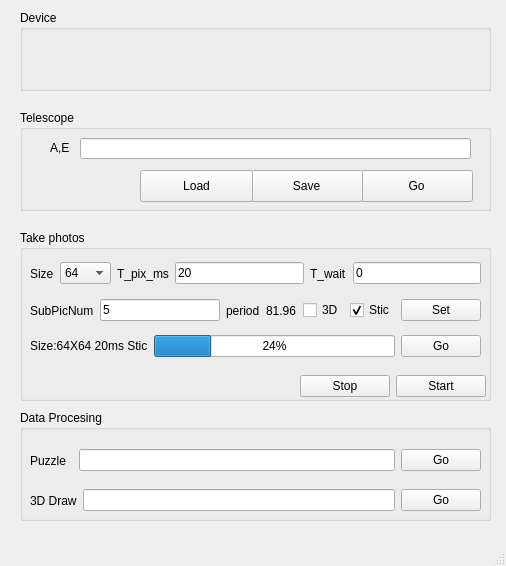
<?xml version="1.0" encoding="UTF-8"?>
<ui version="4.0">
 <class>sainWindow</class>
 <widget class="QMainWindow" name="sainWindow">
  <property name="geometry">
   <rect>
    <x>0</x>
    <y>0</y>
    <width>506</width>
    <height>566</height>
   </rect>
  </property>
  <property name="windowTitle">
   <string>MainWindow</string>
  </property>
  <widget class="QWidget" name="centralwidget">
   <widget class="QGroupBox" name="groupBox">
    <property name="geometry">
     <rect>
      <x>20</x>
      <y>110</y>
      <width>471</width>
      <height>101</height>
     </rect>
    </property>
    <property name="title">
     <string>Telescope</string>
    </property>
    <widget class="QLineEdit" name="TeleAElineEdit">
     <property name="geometry">
      <rect>
       <x>60</x>
       <y>28</y>
       <width>391</width>
       <height>21</height>
      </rect>
     </property>
    </widget>
    <widget class="QLabel" name="label">
     <property name="geometry">
      <rect>
       <x>30</x>
       <y>30</y>
       <width>21</width>
       <height>16</height>
      </rect>
     </property>
     <property name="text">
      <string>A,E</string>
     </property>
    </widget>
    <widget class="QPushButton" name="TeleGo_Button">
     <property name="geometry">
      <rect>
       <x>340</x>
       <y>60</y>
       <width>113</width>
       <height>32</height>
      </rect>
     </property>
     <property name="text">
      <string>Go</string>
     </property>
    </widget>
    <widget class="QPushButton" name="TelsSave_Button">
     <property name="geometry">
      <rect>
       <x>230</x>
       <y>60</y>
       <width>113</width>
       <height>32</height>
      </rect>
     </property>
     <property name="text">
      <string>Save</string>
     </property>
    </widget>
    <widget class="QPushButton" name="TeleLoadButton">
     <property name="geometry">
      <rect>
       <x>120</x>
       <y>60</y>
       <width>113</width>
       <height>32</height>
      </rect>
     </property>
     <property name="text">
      <string>Load</string>
     </property>
    </widget>
   </widget>
   <widget class="QGroupBox" name="groupBox_2">
    <property name="geometry">
     <rect>
      <x>20</x>
      <y>10</y>
      <width>471</width>
      <height>81</height>
     </rect>
    </property>
    <property name="title">
     <string>Device</string>
    </property>
   </widget>
   <widget class="QGroupBox" name="groupBox_3">
    <property name="geometry">
     <rect>
      <x>20</x>
      <y>230</y>
      <width>471</width>
      <height>171</height>
     </rect>
    </property>
    <property name="title">
     <string>Take photos</string>
    </property>
    <widget class="QWidget" name="layoutWidget">
     <property name="geometry">
      <rect>
       <x>10</x>
       <y>30</y>
       <width>451</width>
       <height>27</height>
      </rect>
     </property>
     <layout class="QHBoxLayout" name="horizontalLayout">
      <item>
       <widget class="QLabel" name="label_2">
        <property name="text">
         <string>Size</string>
        </property>
       </widget>
      </item>
      <item>
       <widget class="QComboBox" name="Size_comboBox">
        <item>
         <property name="text">
          <string>64</string>
         </property>
        </item>
        <item>
         <property name="text">
          <string>32</string>
         </property>
        </item>
        <item>
         <property name="text">
          <string>128</string>
         </property>
        </item>
       </widget>
      </item>
      <item>
       <widget class="QLabel" name="label_3">
        <property name="text">
         <string>T_pix_ms</string>
        </property>
       </widget>
      </item>
      <item>
       <widget class="QLineEdit" name="Tpix_lineEdit">
        <property name="text">
         <string>20</string>
        </property>
       </widget>
      </item>
      <item>
       <widget class="QLabel" name="label_4">
        <property name="text">
         <string>T_wait</string>
        </property>
       </widget>
      </item>
      <item>
       <widget class="QLineEdit" name="Twait_lineEdit">
        <property name="text">
         <string>0</string>
        </property>
       </widget>
      </item>
     </layout>
    </widget>
    <widget class="QWidget" name="layoutWidget">
     <property name="geometry">
      <rect>
       <x>10</x>
       <y>60</y>
       <width>451</width>
       <height>41</height>
      </rect>
     </property>
     <layout class="QHBoxLayout" name="horizontalLayout_2">
      <property name="sizeConstraint">
       <enum>QLayout::SetDefaultConstraint</enum>
      </property>
      <item>
       <widget class="QLabel" name="label_5">
        <property name="text">
         <string>SubPicNum</string>
        </property>
       </widget>
      </item>
      <item>
       <widget class="QLineEdit" name="SP_lineEdit">
        <property name="text">
         <string>5</string>
        </property>
       </widget>
      </item>
      <item>
       <widget class="QLabel" name="label_6">
        <property name="text">
         <string>period</string>
        </property>
       </widget>
      </item>
      <item>
       <widget class="QLabel" name="period">
        <property name="autoFillBackground">
         <bool>false</bool>
        </property>
        <property name="text">
         <string>81.96</string>
        </property>
       </widget>
      </item>
      <item>
       <widget class="QCheckBox" name="ThreeD_checkBox">
        <property name="text">
         <string>3D</string>
        </property>
       </widget>
      </item>
      <item>
       <widget class="QCheckBox" name="Stic_checkBox">
        <property name="text">
         <string>Stic</string>
        </property>
        <property name="checked">
         <bool>true</bool>
        </property>
       </widget>
      </item>
      <item>
       <widget class="QPushButton" name="TpSet_Button">
        <property name="text">
         <string>Set</string>
        </property>
       </widget>
      </item>
     </layout>
    </widget>
    <widget class="QWidget" name="layoutWidget">
     <property name="geometry">
      <rect>
       <x>280</x>
       <y>140</y>
       <width>186</width>
       <height>32</height>
      </rect>
     </property>
     <layout class="QHBoxLayout" name="horizontalLayout_6">
      <item>
       <widget class="QPushButton" name="Stop_Button">
        <property name="text">
         <string>Stop</string>
        </property>
       </widget>
      </item>
      <item>
       <widget class="QPushButton" name="Start_Button">
        <property name="text">
         <string>Start</string>
        </property>
       </widget>
      </item>
     </layout>
    </widget>
    <widget class="QWidget" name="layoutWidget">
     <property name="geometry">
      <rect>
       <x>10</x>
       <y>100</y>
       <width>451</width>
       <height>32</height>
      </rect>
     </property>
     <layout class="QHBoxLayout" name="horizontalLayout_3">
      <item>
       <widget class="QLabel" name="SateInfo">
        <property name="autoFillBackground">
         <bool>false</bool>
        </property>
        <property name="text">
         <string>Size:64X64 20ms Stic</string>
        </property>
       </widget>
      </item>
      <item>
       <widget class="QProgressBar" name="progressBar">
        <property name="value">
         <number>24</number>
        </property>
       </widget>
      </item>
      <item>
       <widget class="QPushButton" name="TpGo_Button">
        <property name="text">
         <string>Go</string>
        </property>
       </widget>
      </item>
     </layout>
    </widget>
   </widget>
   <widget class="QGroupBox" name="groupBox_4">
    <property name="geometry">
     <rect>
      <x>20</x>
      <y>410</y>
      <width>471</width>
      <height>111</height>
     </rect>
    </property>
    <property name="title">
     <string>Data Procesing</string>
    </property>
    <widget class="QWidget" name="layoutWidget">
     <property name="geometry">
      <rect>
       <x>10</x>
       <y>70</y>
       <width>451</width>
       <height>41</height>
      </rect>
     </property>
     <layout class="QHBoxLayout" name="horizontalLayout_5">
      <item>
       <widget class="QLabel" name="label_8">
        <property name="text">
         <string>3D Draw</string>
        </property>
       </widget>
      </item>
      <item>
       <widget class="QLineEdit" name="ThreeD_Draw_lineEdit"/>
      </item>
      <item>
       <widget class="QPushButton" name="pushButton_6">
        <property name="text">
         <string>Go</string>
        </property>
       </widget>
      </item>
     </layout>
    </widget>
    <widget class="QWidget" name="layoutWidget">
     <property name="geometry">
      <rect>
       <x>10</x>
       <y>30</y>
       <width>451</width>
       <height>41</height>
      </rect>
     </property>
     <layout class="QHBoxLayout" name="horizontalLayout_4">
      <item>
       <widget class="QLabel" name="label_7">
        <property name="text">
         <string>Puzzle  </string>
        </property>
       </widget>
      </item>
      <item>
       <widget class="QLineEdit" name="Puzzle_lineEdit"/>
      </item>
      <item>
       <widget class="QPushButton" name="pushButton_5">
        <property name="text">
         <string>Go</string>
        </property>
       </widget>
      </item>
     </layout>
    </widget>
   </widget>
  </widget>
  <widget class="QMenuBar" name="menubar">
   <property name="geometry">
    <rect>
     <x>0</x>
     <y>0</y>
     <width>506</width>
     <height>22</height>
    </rect>
   </property>
  </widget>
  <widget class="QStatusBar" name="statusbar"/>
 </widget>
 <resources/>
 <connections>
  <connection>
   <sender>TeleGo_Button</sender>
   <signal>clicked()</signal>
   <receiver>sainWindow</receiver>
   <slot>Telescope_bottonClick()</slot>
   <hints>
    <hint type="sourcelabel">
     <x>410</x>
     <y>211</y>
    </hint>
    <hint type="destinationlabel">
     <x>410</x>
     <y>245</y>
    </hint>
   </hints>
  </connection>
  <connection>
   <sender>TpSet_Button</sender>
   <signal>clicked()</signal>
   <receiver>sainWindow</receiver>
   <slot>Takephotos_Set_bottom()</slot>
   <hints>
    <hint type="sourcelabel">
     <x>460</x>
     <y>336</y>
    </hint>
    <hint type="destinationlabel">
     <x>494</x>
     <y>336</y>
    </hint>
   </hints>
  </connection>
  <connection>
   <sender>TpGo_Button</sender>
   <signal>clicked()</signal>
   <receiver>sainWindow</receiver>
   <slot>Takephoto_Go_botton()</slot>
   <hints>
    <hint type="sourcelabel">
     <x>465</x>
     <y>368</y>
    </hint>
    <hint type="destinationlabel">
     <x>499</x>
     <y>374</y>
    </hint>
   </hints>
  </connection>
  <connection>
   <sender>Stop_Button</sender>
   <signal>clicked()</signal>
   <receiver>sainWindow</receiver>
   <slot>Takephoto_Stop_botton()</slot>
   <hints>
    <hint type="sourcelabel">
     <x>466</x>
     <y>408</y>
    </hint>
    <hint type="destinationlabel">
     <x>498</x>
     <y>421</y>
    </hint>
   </hints>
  </connection>
  <connection>
   <sender>pushButton_5</sender>
   <signal>clicked()</signal>
   <receiver>sainWindow</receiver>
   <slot>Process_Go1_botton()</slot>
   <hints>
    <hint type="sourcelabel">
     <x>466</x>
     <y>482</y>
    </hint>
    <hint type="destinationlabel">
     <x>497</x>
     <y>480</y>
    </hint>
   </hints>
  </connection>
  <connection>
   <sender>pushButton_6</sender>
   <signal>clicked()</signal>
   <receiver>sainWindow</receiver>
   <slot>Process_Go2_botton()</slot>
   <hints>
    <hint type="sourcelabel">
     <x>472</x>
     <y>527</y>
    </hint>
    <hint type="destinationlabel">
     <x>497</x>
     <y>527</y>
    </hint>
   </hints>
  </connection>
  <connection>
   <sender>TelsSave_Button</sender>
   <signal>clicked()</signal>
   <receiver>sainWindow</receiver>
   <slot>Telescope_Save_botton()</slot>
   <hints>
    <hint type="sourcelabel">
     <x>335</x>
     <y>210</y>
    </hint>
    <hint type="destinationlabel">
     <x>327</x>
     <y>243</y>
    </hint>
   </hints>
  </connection>
 </connections>
 <slots>
  <slot>Telescope_bottonClick()</slot>
  <slot>Takephotos_Set_botton()</slot>
  <slot>Takephoto_Go_botton()</slot>
  <slot>Takephoto_Stop_botton()</slot>
  <slot>Process_Go1_botton()</slot>
  <slot>Process_Go2_botton()</slot>
  <slot>Telescope_Save_botton()</slot>
 </slots>
</ui>
